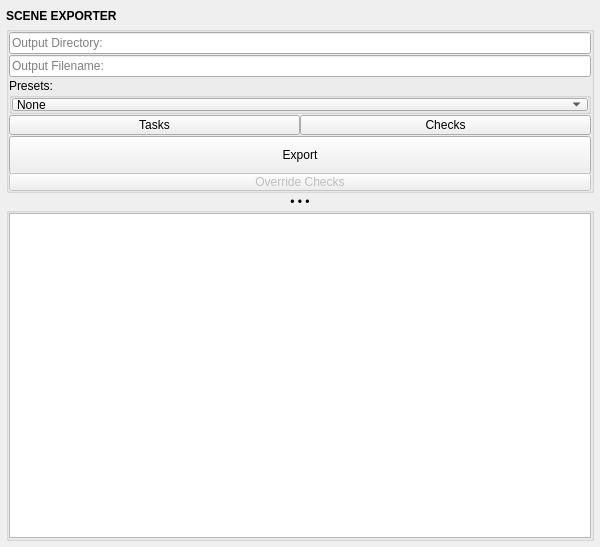
<?xml version="1.0" encoding="UTF-8"?>
<ui version="4.0">
 <class>QtUi</class>
 <widget class="QMainWindow" name="QtUi">
  <property name="enabled">
   <bool>true</bool>
  </property>
  <property name="geometry">
   <rect>
    <x>0</x>
    <y>0</y>
    <width>600</width>
    <height>547</height>
   </rect>
  </property>
  <property name="tabShape">
   <enum>QTabWidget::Triangular</enum>
  </property>
  <property name="dockNestingEnabled">
   <bool>true</bool>
  </property>
  <property name="dockOptions">
   <set>QMainWindow::AllowNestedDocks|QMainWindow::AllowTabbedDocks|QMainWindow::AnimatedDocks|QMainWindow::ForceTabbedDocks</set>
  </property>
  <widget class="QWidget" name="central_widget">
   <property name="minimumSize">
    <size>
     <width>600</width>
     <height>240</height>
    </size>
   </property>
   <layout class="QVBoxLayout" name="verticalLayout_2">
    <property name="spacing">
     <number>1</number>
    </property>
    <property name="leftMargin">
     <number>6</number>
    </property>
    <property name="topMargin">
     <number>6</number>
    </property>
    <property name="rightMargin">
     <number>6</number>
    </property>
    <property name="bottomMargin">
     <number>6</number>
    </property>
    <item>
     <layout class="QVBoxLayout" name="verticalLayout">
      <property name="spacing">
       <number>0</number>
      </property>
      <item>
       <widget class="Header" name="header">
        <property name="minimumSize">
         <size>
          <width>0</width>
          <height>20</height>
         </size>
        </property>
        <property name="font">
         <font>
          <weight>75</weight>
          <bold>true</bold>
         </font>
        </property>
        <property name="text">
         <string>SCENE EXPORTER</string>
        </property>
       </widget>
      </item>
      <item>
       <widget class="QGroupBox" name="File">
        <property name="minimumSize">
         <size>
          <width>0</width>
          <height>167</height>
         </size>
        </property>
        <property name="maximumSize">
         <size>
          <width>16777215</width>
          <height>167</height>
         </size>
        </property>
        <property name="title">
         <string/>
        </property>
        <layout class="QVBoxLayout" name="verticalLayout_3">
         <property name="spacing">
          <number>1</number>
         </property>
         <property name="leftMargin">
          <number>0</number>
         </property>
         <property name="topMargin">
          <number>0</number>
         </property>
         <property name="rightMargin">
          <number>0</number>
         </property>
         <property name="bottomMargin">
          <number>0</number>
         </property>
         <item>
          <widget class="LineEdit" name="txt000">
           <property name="toolTip">
            <string>&lt;html&gt;&lt;head/&gt;&lt;body&gt;&lt;p&gt;Specify the directory where the FBX will be exported.&lt;/p&gt;&lt;/body&gt;&lt;/html&gt;</string>
           </property>
           <property name="placeholderText">
            <string>Output Directory:</string>
           </property>
          </widget>
         </item>
         <item>
          <widget class="LineEdit" name="txt001">
           <property name="toolTip">
            <string>&lt;html&gt;&lt;head/&gt;&lt;body&gt;&lt;p&gt;Specify a name for the output file.  &lt;/p&gt;&lt;p&gt;When no name is given; the scene name will be used.&lt;/p&gt;&lt;/body&gt;&lt;/html&gt;</string>
           </property>
           <property name="placeholderText">
            <string>Output Filename:</string>
           </property>
          </widget>
         </item>
         <item>
          <widget class="QGroupBox" name="presets">
           <property name="title">
            <string>Presets:</string>
           </property>
           <layout class="QHBoxLayout" name="horizontalLayout_2">
            <property name="spacing">
             <number>1</number>
            </property>
            <property name="leftMargin">
             <number>0</number>
            </property>
            <property name="topMargin">
             <number>0</number>
            </property>
            <property name="rightMargin">
             <number>0</number>
            </property>
            <property name="bottomMargin">
             <number>0</number>
            </property>
            <item>
             <widget class="ComboBox" name="cmb000">
              <property name="toolTip">
               <string>&lt;html&gt;&lt;head/&gt;&lt;body&gt;&lt;p&gt;Specify an FBX export prefix.&lt;/p&gt;&lt;/body&gt;&lt;/html&gt;</string>
              </property>
              <item>
               <property name="text">
                <string>None</string>
               </property>
              </item>
             </widget>
            </item>
           </layout>
          </widget>
         </item>
         <item>
          <layout class="QHBoxLayout" name="horizontalLayout">
           <property name="spacing">
            <number>0</number>
           </property>
           <item>
            <widget class="PushButton" name="b001">
             <property name="minimumSize">
              <size>
               <width>0</width>
               <height>20</height>
              </size>
             </property>
             <property name="toolTip">
              <string>&lt;html&gt;&lt;head/&gt;&lt;body&gt;&lt;p&gt;Select which &lt;span style=&quot; font-weight:600;&quot;&gt;tasks&lt;/span&gt; to run.&lt;/p&gt;&lt;p&gt;All tasks run before any checks.&lt;/p&gt;&lt;/body&gt;&lt;/html&gt;</string>
             </property>
             <property name="text">
              <string>Tasks</string>
             </property>
            </widget>
           </item>
           <item>
            <widget class="PushButton" name="b002">
             <property name="minimumSize">
              <size>
               <width>0</width>
               <height>20</height>
              </size>
             </property>
             <property name="toolTip">
              <string>&lt;html&gt;&lt;head/&gt;&lt;body&gt;&lt;p&gt;Select which &lt;span style=&quot; font-weight:600;&quot;&gt;checks &lt;/span&gt;to run.&lt;/p&gt;&lt;p&gt;Checks run after all tasks have been completed.&lt;/p&gt;&lt;/body&gt;&lt;/html&gt;</string>
             </property>
             <property name="text">
              <string>Checks</string>
             </property>
            </widget>
           </item>
          </layout>
         </item>
         <item>
          <widget class="QPushButton" name="b000">
           <property name="minimumSize">
            <size>
             <width>0</width>
             <height>38</height>
            </size>
           </property>
           <property name="text">
            <string>Export</string>
           </property>
          </widget>
         </item>
         <item>
          <widget class="QPushButton" name="b009">
           <property name="enabled">
            <bool>false</bool>
           </property>
           <property name="minimumSize">
            <size>
             <width>0</width>
             <height>18</height>
            </size>
           </property>
           <property name="maximumSize">
            <size>
             <width>16777215</width>
             <height>18</height>
            </size>
           </property>
           <property name="text">
            <string>Override Checks</string>
           </property>
           <property name="checkable">
            <bool>true</bool>
           </property>
          </widget>
         </item>
        </layout>
       </widget>
      </item>
      <item>
       <widget class="CollapsableGroup" name="output">
        <property name="title">
         <string>• • •</string>
        </property>
        <property name="alignment">
         <set>Qt::AlignCenter</set>
        </property>
        <layout class="QVBoxLayout" name="verticalLayout_4">
         <property name="spacing">
          <number>1</number>
         </property>
         <property name="leftMargin">
          <number>0</number>
         </property>
         <property name="topMargin">
          <number>0</number>
         </property>
         <property name="rightMargin">
          <number>0</number>
         </property>
         <property name="bottomMargin">
          <number>0</number>
         </property>
         <item>
          <widget class="QTextEdit" name="txt003">
           <property name="verticalScrollBarPolicy">
            <enum>Qt::ScrollBarAlwaysOff</enum>
           </property>
           <property name="sizeAdjustPolicy">
            <enum>QAbstractScrollArea::AdjustIgnored</enum>
           </property>
          </widget>
         </item>
        </layout>
       </widget>
      </item>
     </layout>
    </item>
   </layout>
  </widget>
 </widget>
 <customwidgets>
  <customwidget>
   <class>Header</class>
   <extends>QLabel</extends>
   <header>uitk.widgets.header.Header.h</header>
  </customwidget>
  <customwidget>
   <class>CollapsableGroup</class>
   <extends>QGroupBox</extends>
   <header>uitk.widgets.collapsableGroup.CollapsableGroup.h</header>
   <container>1</container>
  </customwidget>
  <customwidget>
   <class>LineEdit</class>
   <extends>QLineEdit</extends>
   <header>widgets.lineedit.h</header>
  </customwidget>
  <customwidget>
   <class>PushButton</class>
   <extends>QPushButton</extends>
   <header>widgets.pushbutton.h</header>
  </customwidget>
  <customwidget>
   <class>ComboBox</class>
   <extends>QComboBox</extends>
   <header>uitk.widgets.comboBox.ComboBox.h</header>
  </customwidget>
 </customwidgets>
 <resources/>
 <connections/>
 <designerdata>
  <property name="gridDeltaX">
   <number>5</number>
  </property>
  <property name="gridDeltaY">
   <number>5</number>
  </property>
  <property name="gridSnapX">
   <bool>true</bool>
  </property>
  <property name="gridSnapY">
   <bool>true</bool>
  </property>
  <property name="gridVisible">
   <bool>true</bool>
  </property>
 </designerdata>
</ui>
